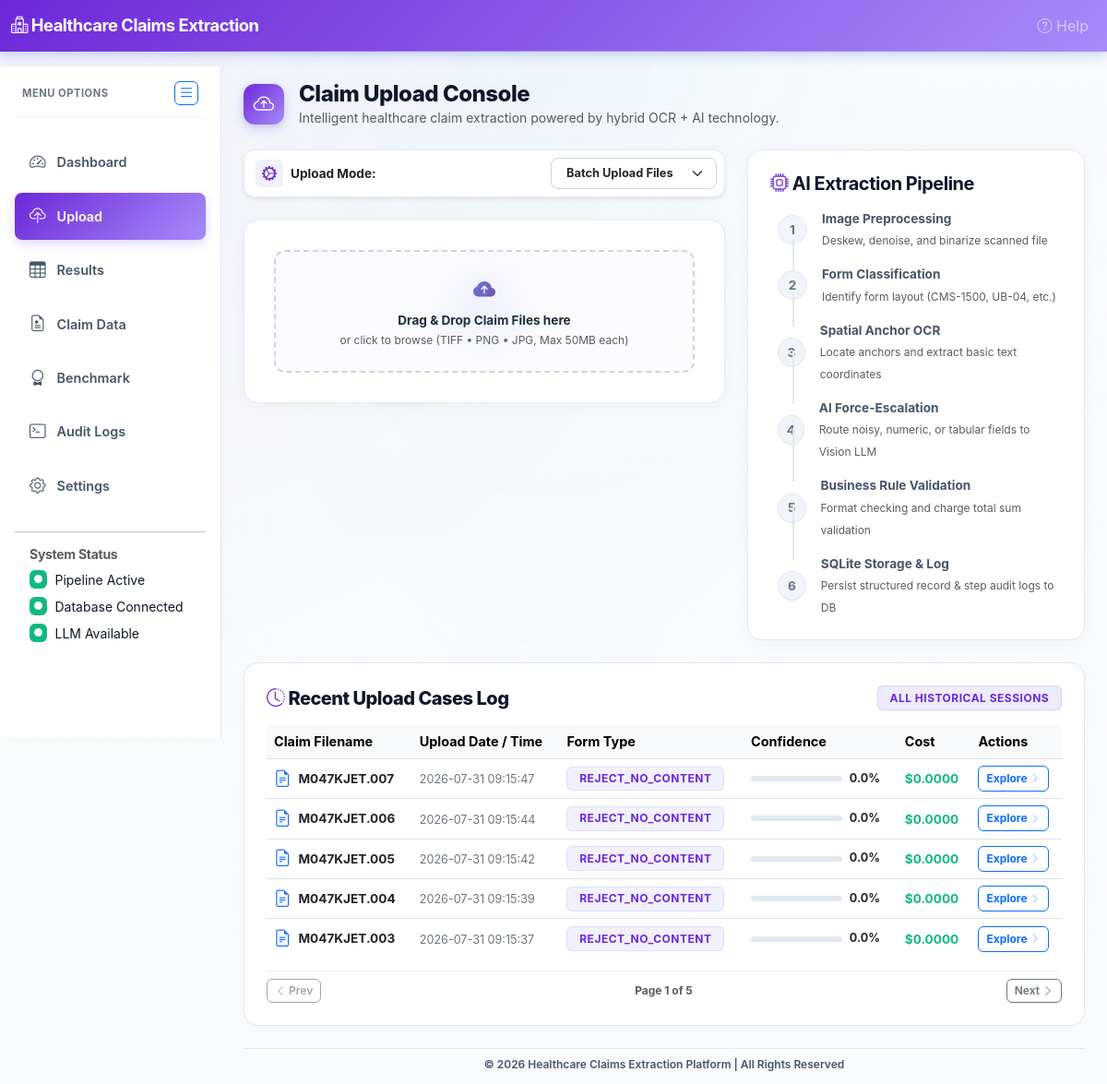
Before: /upload with the older database file.
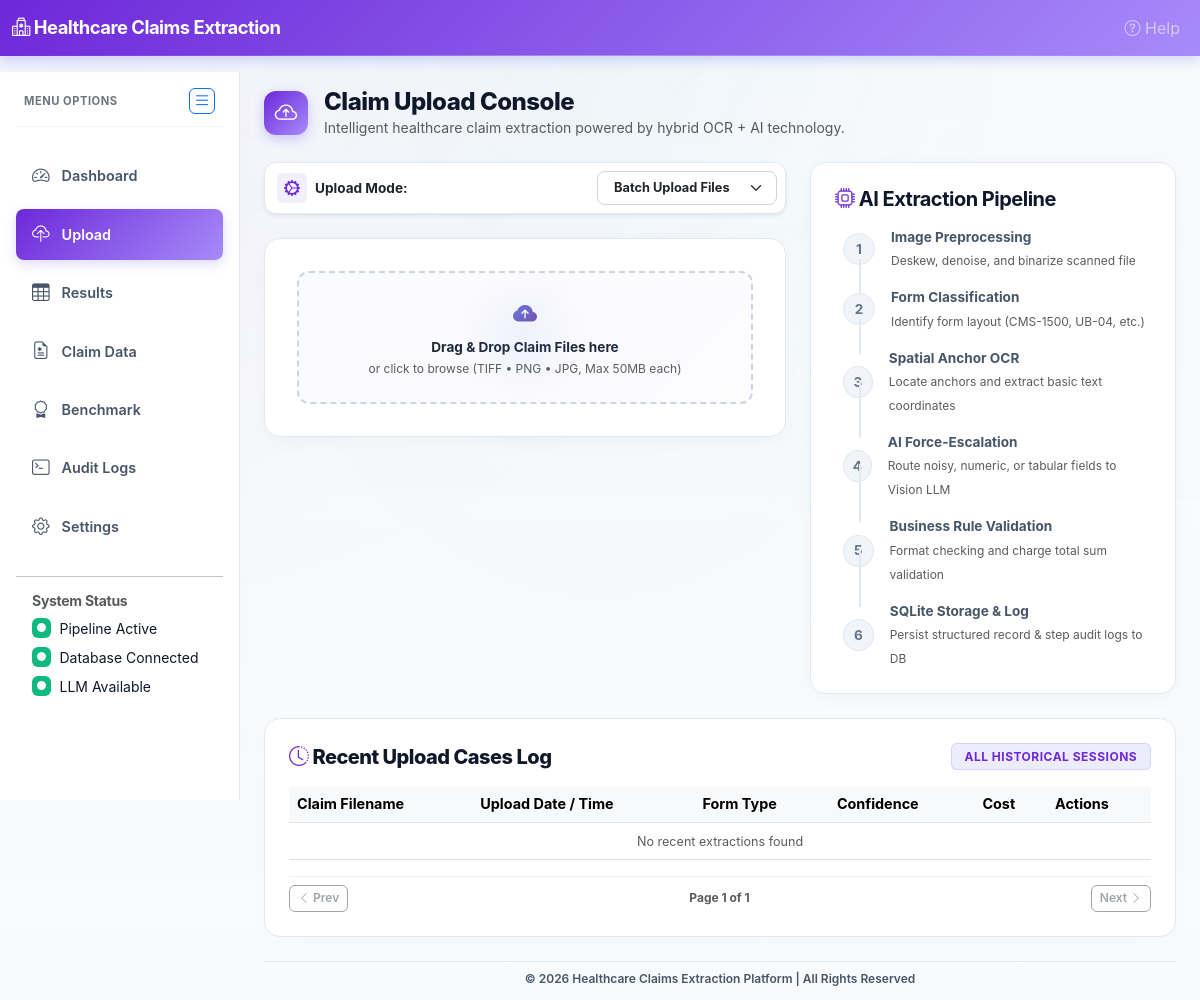
After: the same page with the newer database file.
### tables this page shows
CREATE TABLE extractions (
    id INTEGER PRIMARY KEY AUTOINCREMENT,
    filename TEXT NOT NULL,
    upload_date TIMESTAMP DEFAULT CURRENT_TIMESTAMP,
    form_type TEXT,  -- tier_a, tier_b, tier_c, tier_d, unknown
    status TEXT,  -- ok, failed, skipped
    mean_confidence REAL,
    cost REAL,
    processing_time REAL,  -- seconds
    llm_provider TEXT,
    result_json TEXT,  -- full JSON result
    image_path TEXT
);

### webapp/app.py (the view)
@app.route('/upload')
def upload_page():
    recent_extractions = db.get_all_extractions(limit=50)
    return render_template('upload.html', recent=recent_extractions)

### webapp/app.py (called while the page is built)
@app.after_request
def add_no_cache_headers(response):
    response.headers['Cache-Control'] = 'no-store, no-cache, must-revalidate, post-check=0, pre-check=0, max-age=0'
    response.headers['Pragma'] = 'no-cache'
    response.headers['Expires'] = '-1'
    return response

### webapp/templates/upload.html (shortened to what the changed rows need)
{% extends "base.html" %}
{% block content %}
<div class="row">
    <div class="col-12">
        <div class="glass-card p-4" style="box-shadow: 0 4px 20px rgba(15, 23, 42, 0.02);">
            <div class="table-responsive" style="max-height: 250px; overflow-y: auto;">
                <table class="table table-hover align-middle mb-0" style="font-size: 0.9rem;">
                    <thead class="table-light">
                        <tr>
                            <th>Claim Filename</th>
                            <th>Upload Date / Time</th>
                            <th>Form Type</th>
                            <th>Confidence</th>
                            <th>Cost</th>
                            <th>Actions</th>
                        </tr>
                    </thead>
                    <tbody id="recentUploadsList">
                        {% if recent %}
                            {% for ext in recent %}
                                {% set tier_map = {
                                    'tier_a': 'CMS-1500',
                                    'tier_b': 'CMS-1500+Attach',
                                    'tier_c': 'UB-04',
                                    'tier_d': 'Separator',
                                    'unknown_layout': 'Unknown'
                                } %}
                                <tr class="recent-upload-link" onclick="window.location.href='/results?id={{ ext.id }}'" style="cursor: pointer;">
                                    <td>
                                        <div class="d-flex align-items-center gap-2">
                                            <i class="bi bi-file-earmark-text text-primary" style="font-size: 1.15rem;"></i>
                                            <strong class="filename-text text-dark" style="font-size: 0.85rem;">{{ ext.filename }}</strong>
                                        </div>
                                    </td>
                                    <td><small class="text-secondary">{{ ext.upload_date }}</small></td>
                                    <td>
                                        <span class="badge" style="background: rgba(79, 70, 229, 0.08); color: var(--primary-color); border: 1px solid rgba(79, 70, 229, 0.1); font-weight: 700;">{{ tier_map[ext.form_type] or ext.form_type }}</span>
                                    </td>
                                    <td>
                                        <div class="d-flex align-items-center gap-2" style="width: 140px;">
                                            <div class="progress flex-grow-1" style="height: 6px; background-color: #E2E8F0;">
                                            </div>
                                            <small class="fw-bold">{{ "%.1f"|format(ext.mean_confidence) }}%</small>
                                        </div>
                                    </td>
                                    <td><strong style="color: var(--success-color); font-size: 0.85rem;">${{ "%.4f"|format(ext.cost) }}</strong></td>
                                    <td>
                                        <a href="/results?id={{ ext.id }}" class="btn btn-xs btn-outline-primary py-1 px-2 fw-bold" style="font-size: 0.75rem; border-radius: 6px;">
                                            Explore <i class="bi bi-chevron-right chevron-icon" style="font-size: 0.7rem;"></i>
                                        </a>
                                    </td>
                                </tr>
                            {% endfor %}
                        {% else %}
                            <tr id="emptyStateRow">
                                <td colspan="6" class="text-center py-4 text-muted">
                                    <small>No recent extractions found</small>
                                </td>
                            </tr>
                        {% endif %}
                    </tbody>
                </table>
            </div>
            <div class="d-flex justify-content-between align-items-center mt-3 pt-2 border-top" id="paginationControls" style="border-color: rgba(226,232,240,0.6) !important;">
                <button type="button" class="btn btn-xs btn-outline-secondary" id="prevPageBtn" disabled style="padding: 0.2rem 0.5rem; font-size: 0.75rem; border-radius: 6px; font-weight: 600;">
                    <i class="bi bi-chevron-left"></i> Prev
                </button>
                <small class="text-muted" id="pageIndicator" style="font-size: 0.75rem; font-weight: 700;">Page 1 of 1</small>
                <button type="button" class="btn btn-xs btn-outline-secondary" id="nextPageBtn" disabled style="padding: 0.2rem 0.5rem; font-size: 0.75rem; border-radius: 6px; font-weight: 600;">
                    Next <i class="bi bi-chevron-right"></i>
                </button>
            </div>
        </div>
    </div>
</div>
{% endblock %}

Changed rows visible on the page:
removed extractions: filename "M047KJET.007", upload_date "2026-07-31 09:15:47", form_type "REJECT_NO_CONTENT", mean_confidence "0.0", cost "0.0000"
removed extractions: filename "M047KJET.006", upload_date "2026-07-31 09:15:44", form_type "REJECT_NO_CONTENT", mean_confidence "0.0", cost "0.0000"
removed extractions: filename "M047KJET.005", upload_date "2026-07-31 09:15:42", form_type "REJECT_NO_CONTENT", mean_confidence "0.0", cost "0.0000"
removed extractions: filename "M047KJET.004", upload_date "2026-07-31 09:15:39", form_type "REJECT_NO_CONTENT", mean_confidence "0.0", cost "0.0000"
removed extractions: filename "M047KJET.003", upload_date "2026-07-31 09:15:37", form_type "REJECT_NO_CONTENT", mean_confidence "0.0", cost "0.0000"
Other visible differences:
text written by a page script: "Page 1 of 5" → "Page 1 of 1"
text now shown: "No recent extractions found"
